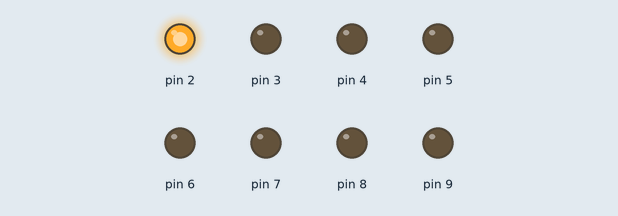
Simulated run of this sketch. Board: Arduino Uno, built with avr-gcc and run on an emulated ATmega328P. Parts: output pins drawn as LEDs (lit = HIGH).

Above: at 0.05 s.
At 0.95 s:
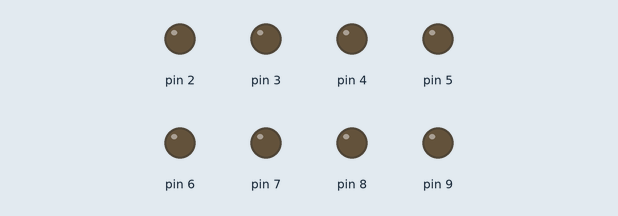
At 1.85 s:
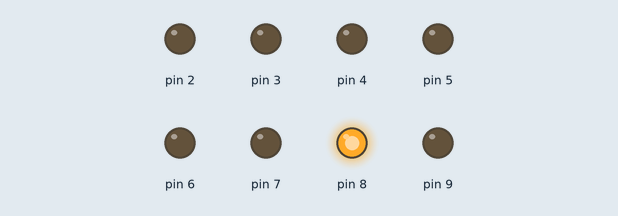
At 3.65 s:
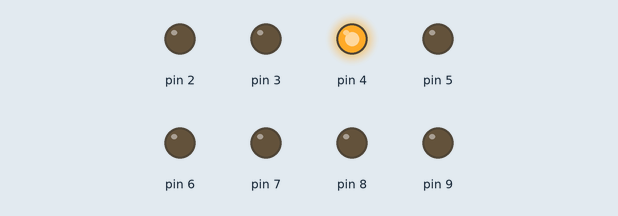
At 5.25 s:
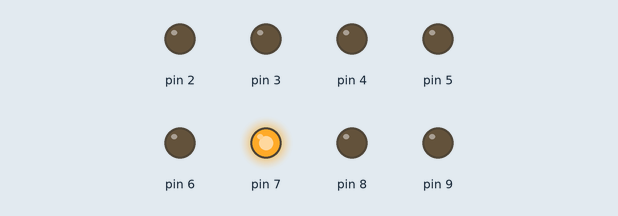
At 7.25 s:
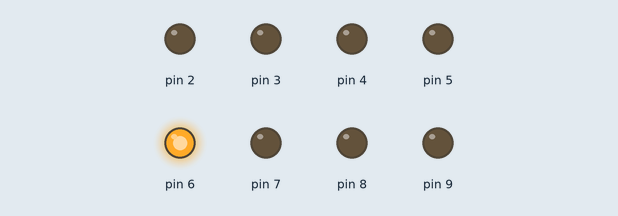
Timing chart, 0 to 7.5 s (numbered marks = the images above):
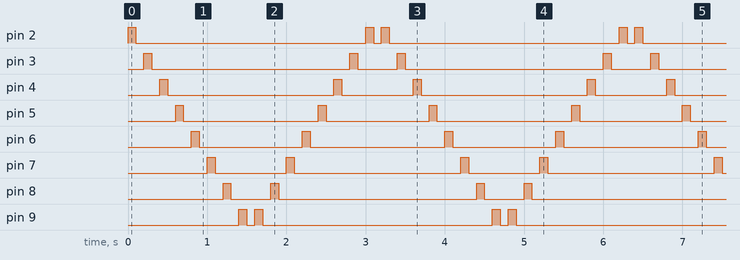

The sketch:

chaserForLoop.ino
```cpp
// Chaser For Loop Program
// This is the same LED Chaser using For loop
// A minituarized version using for loop
void setup()
{
  // put your setup code here, to run once:
    // put your setup code here, to run once:

  pinMode(2,OUTPUT);
  pinMode(3,OUTPUT);
  pinMode(4,OUTPUT);
  pinMode(5,OUTPUT);
  pinMode(6,OUTPUT);
  pinMode(7,OUTPUT);
  pinMode(8,OUTPUT);
 pinMode(9,OUTPUT);
}

void loop() {
  // put your main code here, to run repeatedly:
  // Here loop is used to blink LEDs one by one
  int i;
  for ( i = 2; i < 10; i++)               // LED will blink in ascending Order starting from LED1 to LED8
  {
    digitalWrite(i,HIGH); delay(100);
    digitalWrite(i,LOW); delay(100);
  }
  for ( i = 9; i > 1; i--)              // LED will blink in descending Order starting from LED8 to LED1
  {
    digitalWrite(i,HIGH); delay(100);
    digitalWrite(i,LOW); delay(100);
  }
}
```

Measured:
- by itself, pin 2: repeats every 3.2 s: LOW 2.9 s, HIGH 0.10 s, LOW 0.10 s, HIGH 0.10 s
- by itself, pin 3: repeats every 3.2 s: LOW 2.5 s, HIGH 0.10 s, LOW 0.50 s, HIGH 0.10 s
- by itself, pin 4: repeats every 3.2 s: LOW 2.1 s, HIGH 0.10 s, LOW 0.90 s, HIGH 0.10 s
- by itself, pin 5: repeats every 3.2 s: LOW 1.7 s, HIGH 0.10 s, LOW 1.3 s, HIGH 0.10 s
- by itself, pin 6: repeats every 3.2 s: LOW 1.3 s, HIGH 0.10 s, LOW 1.7 s, HIGH 0.10 s
- by itself, pin 7: repeats every 3.2 s: LOW 0.90 s, HIGH 0.10 s, LOW 2.1 s, HIGH 0.10 s
- by itself, pin 8: repeats every 3.2 s: LOW 0.50 s, HIGH 0.10 s, LOW 2.5 s, HIGH 0.10 s
- by itself, pin 9: repeats every 3.2 s: LOW 0.10 s, HIGH 0.10 s, LOW 2.9 s, HIGH 0.10 s
